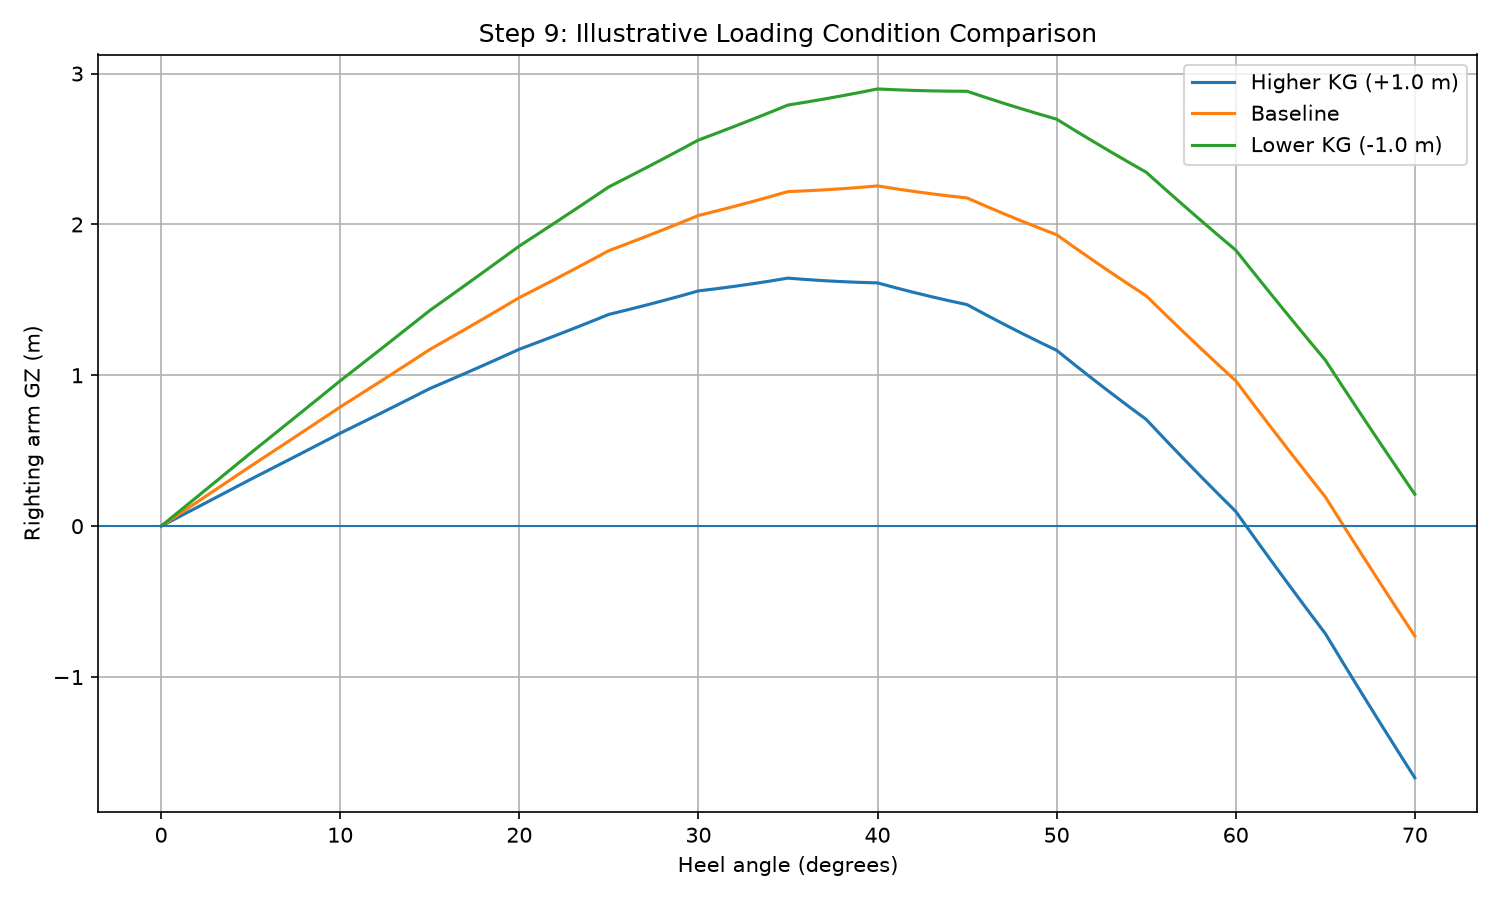

Write Python code to recreate this figure.

"""
Deep-Sea Vessel Stability Analysis
Step 9: Comparison of illustrative loading conditions

EDUCATIONAL DEMONSTRATION ONLY.
The KN table is fabricated and is not based on real hull geometry.
"""

import numpy as np
import matplotlib.pyplot as plt

# --------------------------------------------------
# 1. Common vessel data
# --------------------------------------------------

DISPLACEMENT_T = 15800.0
BASE_KG_M = 104800.0 / DISPLACEMENT_T
FSC_M = 762.77 / DISPLACEMENT_T
KM_APPROX_M = 11.253

# Illustrative KN data carried forward from Step 7
heel_table_deg = np.array([
    0, 5, 10, 15, 20, 25, 30, 35,
    40, 45, 50, 55, 60, 65, 70
], dtype=float)

KN_table_m = np.array([
    0.00, 0.98, 1.95, 2.90, 3.80,
    4.65, 5.40, 6.05, 6.55, 6.90,
    7.05, 7.00, 6.75, 6.25, 5.55
], dtype=float)

heel_deg = np.arange(0.0, 70.1, 1.0)
heel_rad = np.radians(heel_deg)
KN_m = np.interp(heel_deg, heel_table_deg, KN_table_m)

# --------------------------------------------------
# 2. Define three hypothetical loading conditions
# --------------------------------------------------
# KG changes are illustrative, not recalculated from
# actual cargo, tank, or ballast movements.

conditions = {
    "Higher KG (+1.0 m)": BASE_KG_M + 1.0,
    "Baseline": BASE_KG_M,
    "Lower KG (-1.0 m)": BASE_KG_M - 1.0,
}

results = {}

# --------------------------------------------------
# 3. Calculate each condition
# --------------------------------------------------

for name, kg_m in conditions.items():
    effective_kg_m = kg_m + FSC_M
    corrected_gm_m = KM_APPROX_M - effective_kg_m

    gz_m = KN_m - effective_kg_m * np.sin(heel_rad)

    max_index = int(np.argmax(gz_m))
    max_gz_m = float(gz_m[max_index])
    max_angle_deg = float(heel_deg[max_index])

    zero_crossing_deg = None

    for i in range(1, len(gz_m)):
        if gz_m[i - 1] > 0 and gz_m[i] <= 0:
            fraction = gz_m[i - 1] / (
                gz_m[i - 1] - gz_m[i]
            )
            zero_crossing_deg = float(
                heel_deg[i - 1]
                + fraction * (heel_deg[i] - heel_deg[i - 1])
            )
            break

    results[name] = {
        "kg": kg_m,
        "effective_kg": effective_kg_m,
        "gm": corrected_gm_m,
        "gz": gz_m,
        "max_gz": max_gz_m,
        "max_angle": max_angle_deg,
        "zero_crossing": zero_crossing_deg,
    }

# --------------------------------------------------
# 4. Print comparison table
# --------------------------------------------------

print("=" * 80)
print("STEP 9: LOADING CONDITION COMPARISON")
print("=" * 80)
print("Displacement and illustrative KN data are held constant.")
print("KG changes are hypothetical sensitivity tests.")

print(f"\nDisplacement: {DISPLACEMENT_T:.1f} t")
print(f"Free-surface correction: {FSC_M:.4f} m")

print("\nCOMPARISON RESULTS")
print("-" * 80)
print(
    f"{'Condition':<23}"
    f"{'KG (m)':>9}"
    f"{'GM (m)':>10}"
    f"{'Max GZ (m)':>13}"
    f"{'Angle (deg)':>13}"
    f"{'Zero (deg)':>12}"
)
print("-" * 80)

for name, r in results.items():
    zero_text = (
        f"{r['zero_crossing']:.1f}"
        if r["zero_crossing"] is not None
        else "not found"
    )

    print(
        f"{name:<23}"
        f"{r['kg']:>9.3f}"
        f"{r['gm']:>10.3f}"
        f"{r['max_gz']:>13.3f}"
        f"{r['max_angle']:>13.1f}"
        f"{zero_text:>12}"
    )

# --------------------------------------------------
# 5. Basic consistency checks
# --------------------------------------------------

higher = results["Higher KG (+1.0 m)"]
baseline = results["Baseline"]
lower = results["Lower KG (-1.0 m)"]

checks = {
    "Higher KG gives lower corrected GM":
        higher["gm"] < baseline["gm"],

    "Lower KG gives higher corrected GM":
        lower["gm"] > baseline["gm"],

    "All conditions have positive initial GM":
        all(r["gm"] > 0 for r in results.values()),

    "All conditions have a positive maximum GZ":
        all(r["max_gz"] > 0 for r in results.values()),

    "All conditions have a detected zero crossing":
        all(r["zero_crossing"] is not None for r in results.values()),
}

print("\nAUTOMATED CHECKS")
print("-" * 80)

for description, passed in checks.items():
    print(f"{'PASS' if passed else 'FAIL':6} {description}")

print("-" * 80)
print(f"Checks passed: {sum(checks.values())}/{len(checks)}")

# --------------------------------------------------
# 6. Plot the three illustrative GZ curves
# --------------------------------------------------

plt.figure(figsize=(10, 6))

for name, r in results.items():
    plt.plot(heel_deg, r["gz"], label=name)

plt.axhline(0.0, linewidth=1)
plt.xlabel("Heel angle (degrees)")
plt.ylabel("Righting arm GZ (m)")
plt.title("Step 9: Illustrative Loading Condition Comparison")
plt.grid(True)
plt.legend()
plt.tight_layout()
plt.savefig("loading_condition_comparison.png", dpi=150)
plt.show()

print("\nGraph saved as: loading_condition_comparison.png")
print("\nWARNING: This comparison is educational only.")
print("It does not establish actual vessel stability or compliance.")
